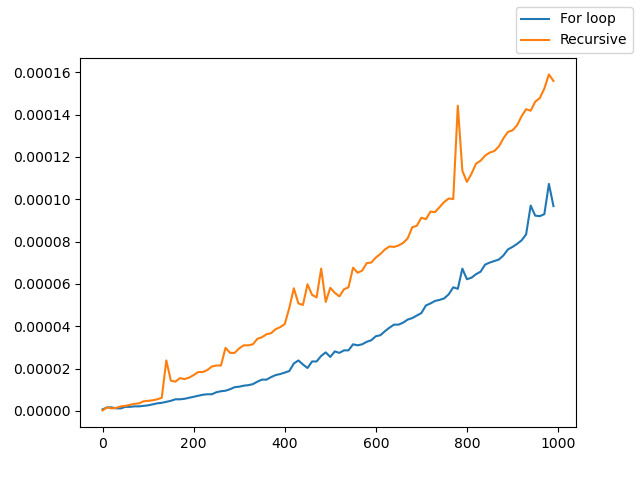

The Python source for this figure:
from time import time
import matplotlib.pyplot as plt

def factorial_loop(n):
    fact = 1
    for num in range(1,n+1):
        fact *= num
    return fact


def factorial_recursive(n):
    return 1 if n == 0 else n * factorial_recursive(n-1)

def performance_test():
    cases = list(range(0,1000,10))
    for_ciklusos = []
    rekurziv = []

    for n in cases:

        start = time()
        factorial_loop(n)
        end = time()
        for_ciklusos.append(end-start)

        start = time()
        factorial_recursive(n)
        end = time()
        rekurziv.append(end-start)

    fig,ax = plt.subplots()
    ax.plot(cases, for_ciklusos, label="For loop")
    ax.plot(cases, rekurziv, label="Recursive")
    fig.legend()
    fig.savefig("factorial.png")

if __name__ == "__main__":
    performance_test()
